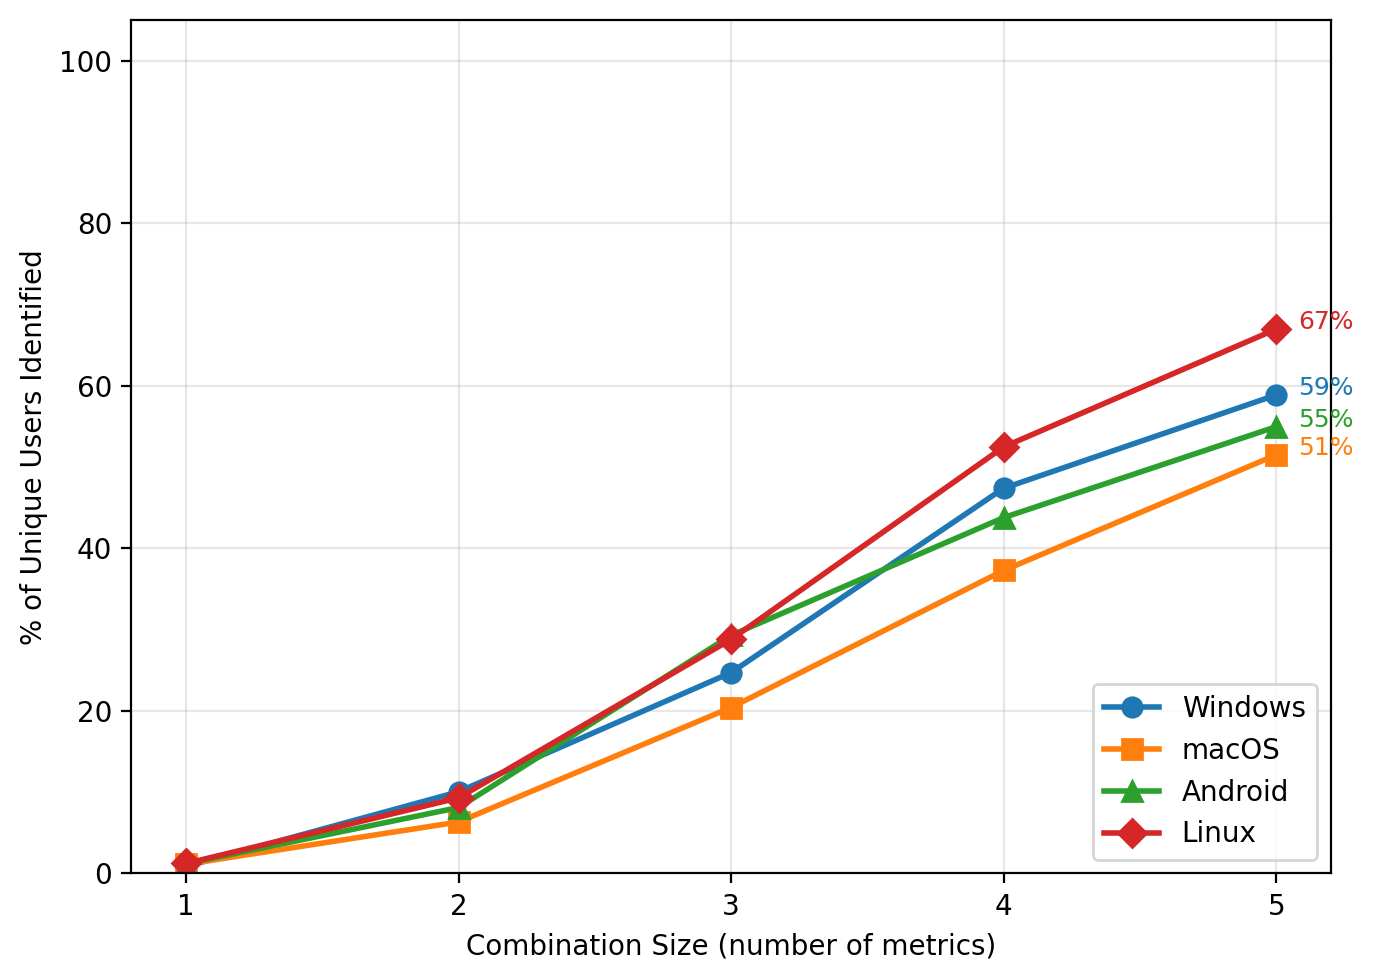

Reproduce this figure in Python.
#!/usr/bin/env python3
"""Line graph: best single combo per size vs % unique users, by OS.

Usage:
    ./shortcuts/viz_top_combo_by_os.py <minset_top5_dir> [output.png]
"""

import csv
import os
import sys
import time
from pathlib import Path

sys.path.insert(0, str(Path(__file__).parent))
os.environ.setdefault('MPLCONFIGDIR', os.path.join(os.environ.get('TMPDIR', '/tmp'), 'mpl'))

import matplotlib
matplotlib.use('Agg')
import matplotlib.pyplot as plt

from viz_minset_common import (
    discover_os_variants, parse_unique_baseline_from_txt,
)

OS_ORDER = ['WINNT', 'Darwin', 'Android', 'Linux']
OS_DISPLAY = {'WINNT': 'Windows', 'Darwin': 'macOS', 'Android': 'Android', 'Linux': 'Linux'}
OS_COLORS = {'WINNT': '#1f77b4', 'Darwin': '#ff7f0e', 'Android': '#2ca02c', 'Linux': '#d62728'}
OS_MARKERS = {'WINNT': 'o', 'Darwin': 's', 'Android': '^', 'Linux': 'D'}


def main():
    if len(sys.argv) < 2:
        print(__doc__)
        sys.exit(1)

    dirs = [a for a in sys.argv[1:] if os.path.isdir(a)]
    if not dirs:
        print("No directories specified", file=sys.stderr)
        sys.exit(1)
    out_path = os.path.join(os.getcwd(), 'viz_top_combo_by_os.png')

    # Merge os_variants from all input directories
    os_variants = {}
    for d in dirs:
        for os_name, (combo, dedup) in discover_os_variants(d).items():
            if os_name not in os_variants:
                os_variants[os_name] = (combo, dedup)

    fig, ax = plt.subplots(figsize=(7, 5))

    for os_name in OS_ORDER:
        if os_name not in os_variants:
            continue

        os_combo, os_dedup = os_variants[os_name]
        unique_baseline = None
        for d in dirs:
            txt_path = os.path.join(d, f'min_set_combos_os_{os_name}.txt')
            unique_baseline = parse_unique_baseline_from_txt(txt_path)
            if unique_baseline:
                break
        if not unique_baseline or not os_combo:
            continue

        # Find the best combo (highest ComboUnique) per size
        best_by_size = {}
        for r in os_combo:
            sz = r['combo_size']
            u = r['combo_unique']
            if sz not in best_by_size or u > best_by_size[sz][0]:
                best_by_size[sz] = (u, r['combo_name'])

        sizes = sorted(best_by_size.keys())
        pcts = [100 * best_by_size[sz][0] / unique_baseline for sz in sizes]

        ax.plot(sizes, pcts,
                marker=OS_MARKERS[os_name], color=OS_COLORS[os_name],
                linewidth=2, markersize=7, label=OS_DISPLAY[os_name])

        # Annotate the endpoints
        ax.annotate(f'{pcts[-1]:.0f}%', (sizes[-1], pcts[-1]),
                    textcoords='offset points', xytext=(8, 0),
                    fontsize=9, color=OS_COLORS[os_name])

    ax.set_xlabel('Combination Size (number of metrics)')
    ax.set_ylabel('% of Unique Users Identified')
    ax.set_xticks(sizes)
    ax.set_ylim(0, 105)
    ax.legend(loc='lower right')
    ax.grid(True, alpha=0.3)

    fig.tight_layout()
    fig.savefig(out_path, dpi=200, bbox_inches='tight')
    print(f'Saved: {out_path}')

    # Write provenance log
    log_path = os.path.join(os.path.dirname(out_path) or '.', 'run_top_combo_by_os.log')
    write_run_log(log_path, dirs, os_variants, out_path)


def write_run_log(log_path, dirs, os_variants, out_path):
    lines = []
    lines.append('=' * 60)
    lines.append('viz_top_combo_by_os — Provenance Log')
    lines.append(f'Generated: {time.strftime("%Y-%m-%dT%H:%M:%SZ", time.gmtime())}')
    lines.append('=' * 60)
    lines.append('')
    lines.append(f'SOURCE DIRECTORIES: {len(dirs)}')
    for d in dirs:
        lines.append(f'  {d}')
    lines.append('')
    lines.append('PER-OS DATA')
    for os_name in OS_ORDER:
        if os_name not in os_variants:
            continue
        os_combo, os_dedup = os_variants[os_name]
        baseline = None
        for d in dirs:
            txt_path = os.path.join(d, f'min_set_combos_os_{os_name}.txt')
            baseline = parse_unique_baseline_from_txt(txt_path)
            if baseline:
                break
        n_combos = len(os_combo) if os_combo else 0
        sizes = sorted({r['combo_size'] for r in os_combo}) if os_combo else []
        baseline_str = f'{baseline:,}' if baseline else 'unknown'
        lines.append(f'  {OS_DISPLAY.get(os_name, os_name):8s}  '
                     f'baseline_unique={baseline_str}  '
                     f'combos={n_combos}  sizes={sizes}')
    lines.append('')
    lines.append('OUTPUT')
    lines.append(f'  {out_path}')
    lines.append('')

    with open(log_path, 'w') as f:
        f.write('\n'.join(lines) + '\n')
    print(f'Wrote: {log_path}')


if __name__ == '__main__':
    main()
